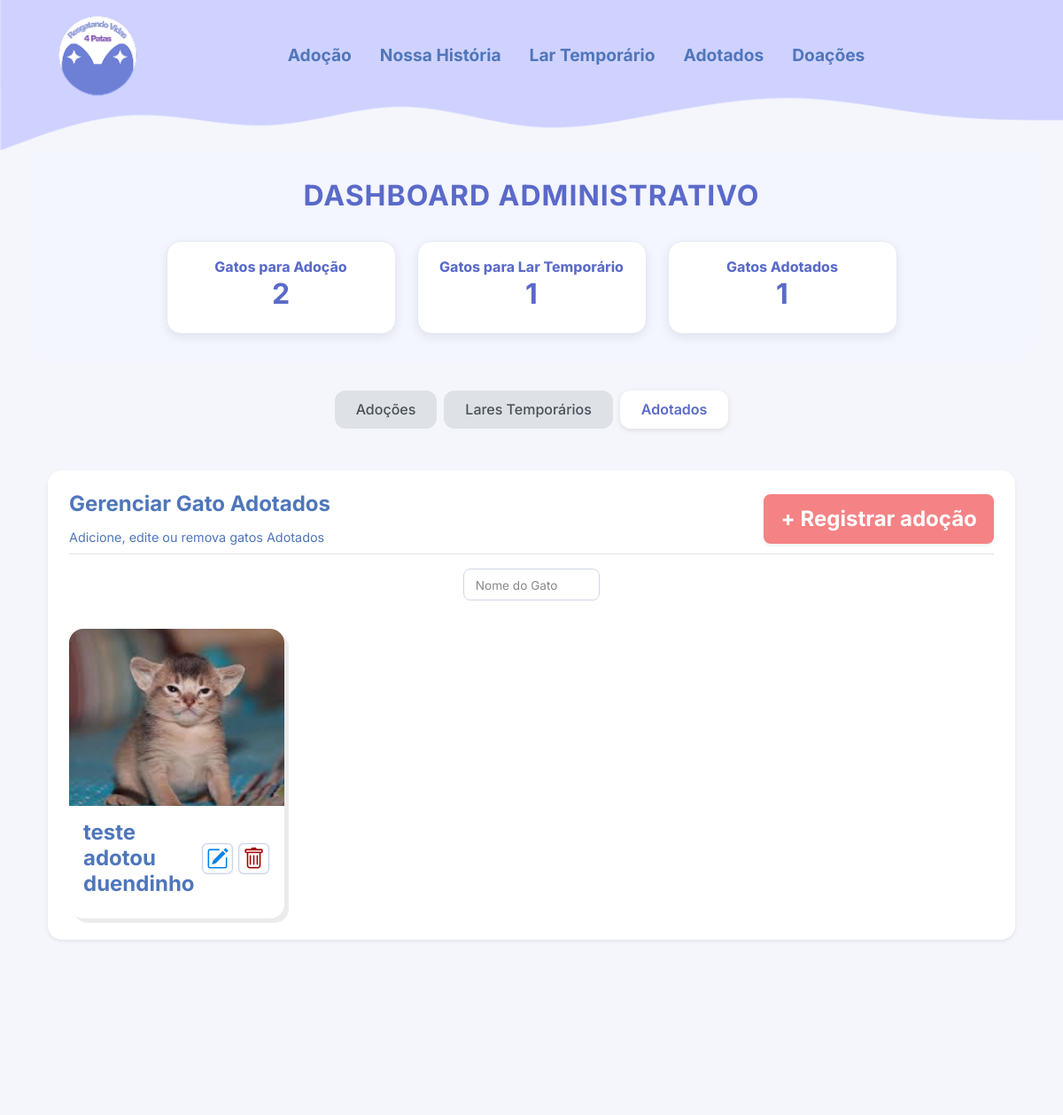
The app's page /gatos/dashboard_admin_adotados (upper part), older data.
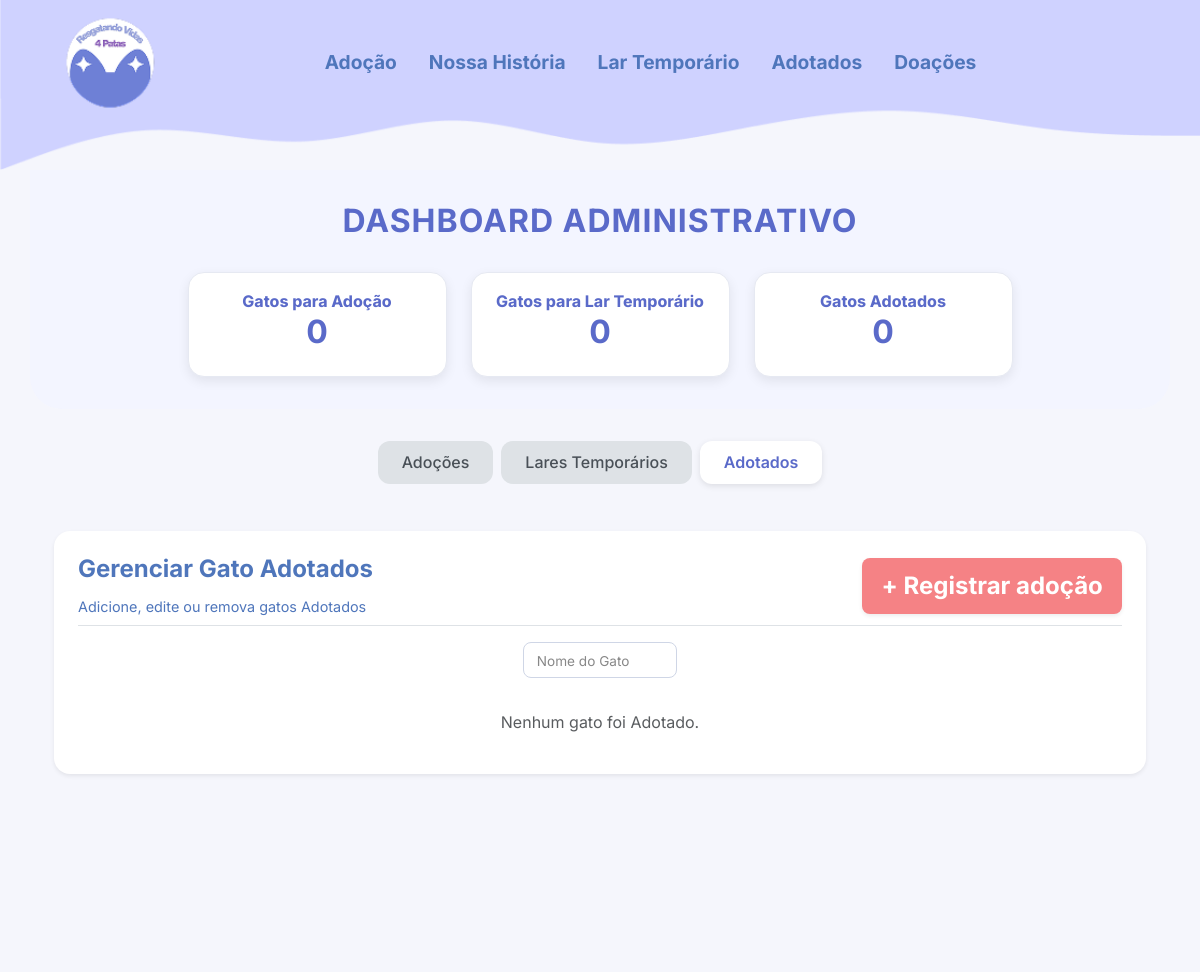
The same page, newer data.
### adocoes/models.py (models this page shows, shortened)
class Adotados(models.Model):
    imagem = models.ImageField(upload_to="gatos/", verbose_name="Imagem")
    gato = models.ForeignKey(Gato, on_delete=models.CASCADE, verbose_name="Gato")
    adocao = models.ForeignKey(Adocao, on_delete=models.CASCADE, verbose_name="Adoção")
    data_inicio = models.DateField(verbose_name="Data de início")
    created_at = models.DateTimeField(auto_now_add=True, verbose_name="Criado em")
    updated_at = models.DateTimeField(auto_now=True, verbose_name="Atualizado em")
    class Meta:
        verbose_name = "Adotado"
        verbose_name_plural = "Adotados"
        db_table = "adotados"
        ordering = ["-created_at"]

### gatos/models.py (models this page shows, shortened)
class Gato(models.Model):
    SEXO_CHOICES = [
        ("M", "Macho"),
        ("F", "Fêmea"),
    ]
    nome = models.CharField(max_length=100, verbose_name="Nome do gato")
    sexo = models.CharField(max_length=1, choices=SEXO_CHOICES, verbose_name="Sexo", blank=False, null=False)
    idade = models.CharField(max_length=10, verbose_name="Idade")
    descricao = models.TextField(max_length=10000, verbose_name="Sobre o gato")
    imagem = models.ImageField(upload_to="gatos/", verbose_name="Foto do gato")
    lar_temporario = models.BooleanField(default=False, verbose_name="Precisa de lar temporário")
    cuidado = models.ForeignKey(Cuidado, on_delete=models.CASCADE, verbose_name="Cuidados")
    temperamento = models.ForeignKey(Temperamento, on_delete=models.CASCADE, verbose_name="Temperamento")
    sociavel = models.ForeignKey(Sociavel, on_delete=models.CASCADE, verbose_name="Socialização")
    moradia = models.ForeignKey(Moradia, on_delete=models.CASCADE, verbose_name="Moradia adequada")
    adotado = models.BooleanField(default=False, verbose_name="Adotado")
    created_at = models.DateTimeField(auto_now_add=True, verbose_name="Criado em")
    updated_at = models.DateTimeField(auto_now=True, verbose_name="Atualizado em")
    class Meta:
        verbose_name = "Gato"
        verbose_name_plural = "Gatos"
        db_table = "gatos"
        ordering = ["-created_at"]

### gatos/views.py (the view)
# urls.py: path("dashboard_admin_adotados", dashboard_admin_adotados, name="dashboard_admin_adotados"),    # Função para conseguir acessar a tela de DashBoard do Admin - Com os gatos Adotados
def dashboard_admin_adotados(request):
    adotados = Adotados.objects.all()
    nome = request.GET.get("nome")
    if nome:
        adotados = adotados.filter(
            Q(gato__nome__icontains=nome) |
            Q(adocao__nome__icontains=nome)
        )
    for adotado in adotados:
        adotado.adotante_primeiro_nome = adotado.adocao.nome.split()[0] if adotado.adocao.nome else ''
    context = {
        "adotados": adotados,
    }
    return render(request, "gatos/dashboard_admin_adotados.html", context)

### gatos/context_processors.py (called while the page is built)
def dashboard_totals(request):
    total_para_adocao = Gato.objects.exclude(id__in=Adotados.objects.values("gato")).count()
    total_lar_temporario = Gato.objects.filter(lar_temporario=True).exclude(id__in=Adotados.objects.values("gato")).count()
    total_adotados = Adotados.objects.count()
    return {
        "total_para_adocao": total_para_adocao,
        "total_lar_temporario": total_lar_temporario,
        "total_adotados": total_adotados,
    }

### gatos/templates/gatos/dashboard_admin_adotados.html (shortened to what this page needs)
{% extends "ong/base_admin.html" %}
{% load static %}
{% block content%}
<link rel="stylesheet" href="{% static 'css/dashboard_admin_adocoes.css' %}">
<div class="container py-4">
    <div class="p-4 bg-white shadow-sm rounded-4">
        <div class="d-flex justify-content-between align-items-center mb-3 border-bottom pb-2">
            <div>
                <h2 class="fw-bold text-primary">Gerenciar Gato Adotados</h2>
                <p class="subtitle-custom mb-0">Adicione, edite ou remova  gatos Adotados</p>
            </div>
            <a href="" class="btn btn-danger fw-bold shadow-sm rounded-3"> + Registrar adoção </a>
        </div>
        <form method="GET" action="">
            <div class="row justify-content-center mb-4">
                <div class="col-md-2 col-sm-4 mb-2">
                    <input type="text" name="nome" class="form-control form-control-sm search-input" placeholder="Nome do Gato" onkeyup="debounceSubmit(this.form, 600)" value="{{ request.GET.nome|default:'' }}">
                </div>
            </div>
        </form>
        <div class="row g-4">
            {% for adotado in adotados %}
            <div class="col-lg-3 col-md-4 col-sm-6">
                <div class="card border-0 h-100 rounded-4 overflow-hidden">
                    {% if adotado.imagem %}
                        <img src="{{ adotado.imagem.url }}" class="card-img-top" alt="{{ adotado.gato.nome }}" style="object-fit: cover; height: 200px;">
                    {% else %}
                        <img src="https://placehold.co/300x200?text=Sem+Foto" class="card-img-top" alt="Sem imagem">
                    {%endif%}
                    <div class="card-body d-flex flex-column">
                        <div class="d-flex justify-content-between align-items-center mb-2">
                            <h5 class="card-title mb-0 text-primary fw-bold">
                                <span class="text-primary fw-bold">{{ adotado.adotante_primeiro_nome }}</span>
                                adotou
                                <span class="text-primary fw-bold">{{ adotado.gato.nome }}</span>
                            </h5>
                            <div class="d-flex gap-1">
                                <a href="" class="btn btn-light p-1" title="Editar">
                                    <img src="{% static 'img/Icone_Editar.svg' %}" alt="Editar" style="width: 35px; height: 35px;">
                                </a>
                                <a href="javascript:void(0);" class="btn btn-light p-1 excluir-adotado" data-id="{{ adotado.id }}" data-nome="{{ adotado.gato.nome }}" title="Excluir">
                                    <img src="{% static 'img/Icone_Excluir.svg' %}" alt="Excluir" style="width: 35px; height: 35px;">
                                </a>
                            </div>
                        </div>
                    </div>
                </div>
            </div>
            {% empty %}
            <p class="text-muted text-center">Nenhum gato foi Adotado.</p>
            {% endfor %}
        </div>
    </div>
</div>
{% endblock %}

Row changes from the older to the newer data that the page shows:
removed Adotados: imagem (picture), adotante_primeiro_nome "teste", gato.nome "duendinho"
Text that changed along with them:
{{ total_para_adocao|default:"0" }}: "2" → "0"
{{ total_lar_temporario|default:"0" }}: "1" → "0"
{{ total_adotados|default:"0" }}: "1" → "0"
text now shown: "Nenhum gato foi Adotado."
